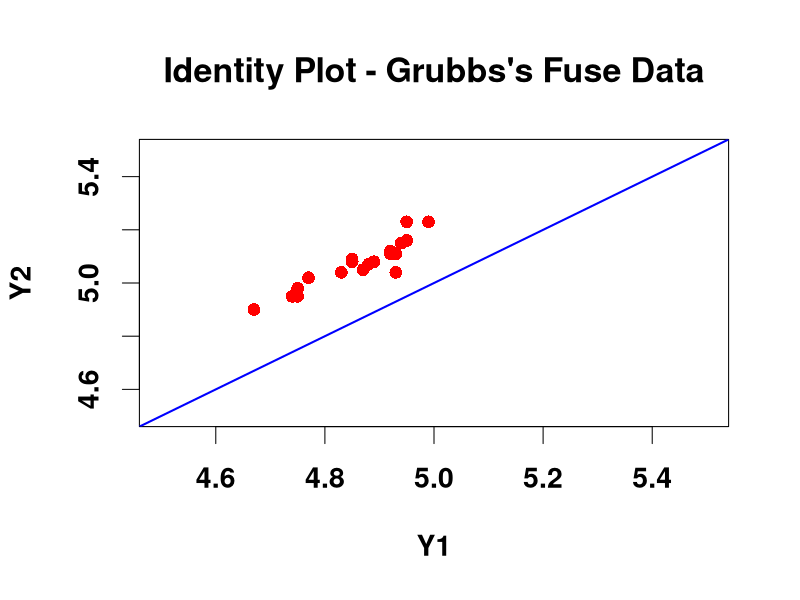
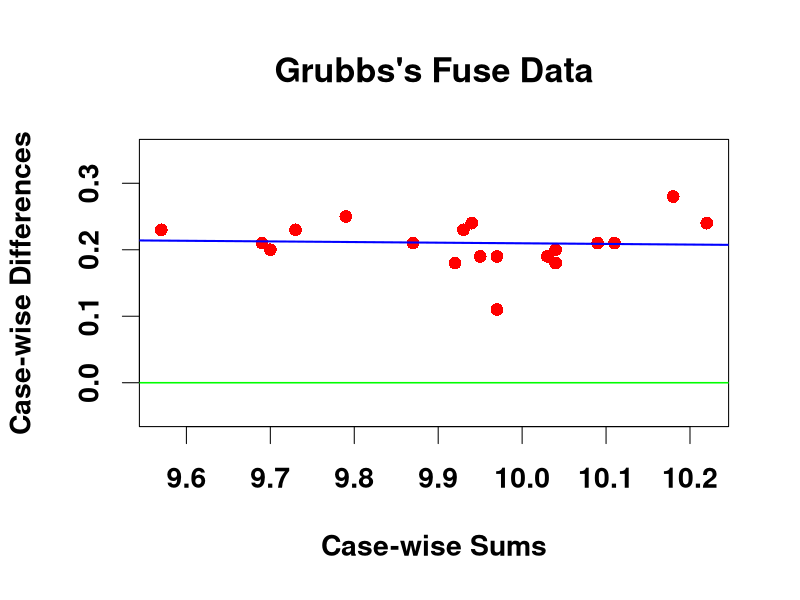

Recreate these plots in R, in order.
## ---- chunk 1
Fuse <- 1:20
###Measuerement by first Instrument
Y1 <- c(4.85,4.93,4.75,4.77,4.67,4.87,4.67,4.94,4.85,4.75,
        4.83,4.92,4.74,4.99,4.88,4.95,4.95,4.93,4.92,4.89)
###Measuerement by second Instrument
Y2 <- c(5.09,5.04,4.95,5.02,4.90,5.05,4.90,5.15,5.08,4.98,
        5.04,5.12,4.95,5.23,5.07,5.23,5.16,5.11,5.11,5.08)
## ---- chunk 2
par(font.lab=2,font.axis=2,cex=1.7)
plot(Y1,Y2,pch=16,col="red",ylim=c(4.5,5.5),xlim=c(4.5,5.5))
title("Identity Plot - Grubbs's Fuse Data")
abline(a=0,b=1,col="blue",lwd=2)
## ---- chunk 3
Ds = Y2-Y1
Ss = Y2+Y1
## ---- chunk 4
## Mean of Case-wise Differences
mean(Ds)
## Limits of Agreement
c(mean(Ds)-1.96*sd(Ds),mean(Ds)+1.96*sd(Ds))
## Paired t-test
t.test(Y2,Y1,paired=T)$p.value
## ---- chunk 5

FitBB <- lm(Ds ~ Ss)

summary(FitBB)$coefficients
anova(FitBB)
## ---- chunk 6
par(font.lab=2,font.axis=2,cex=1.7)
plot(Ss,Ds,pch=16,col="red",ylab="Case-wise Differences",xlab="Case-wise Sums",ylim=c(-0.05,0.35))
title("Grubbs's Fuse Data")
abline(coef(FitBB),col="blue",lwd=2)
abline(h=0,col="green",lwd=1.5)
